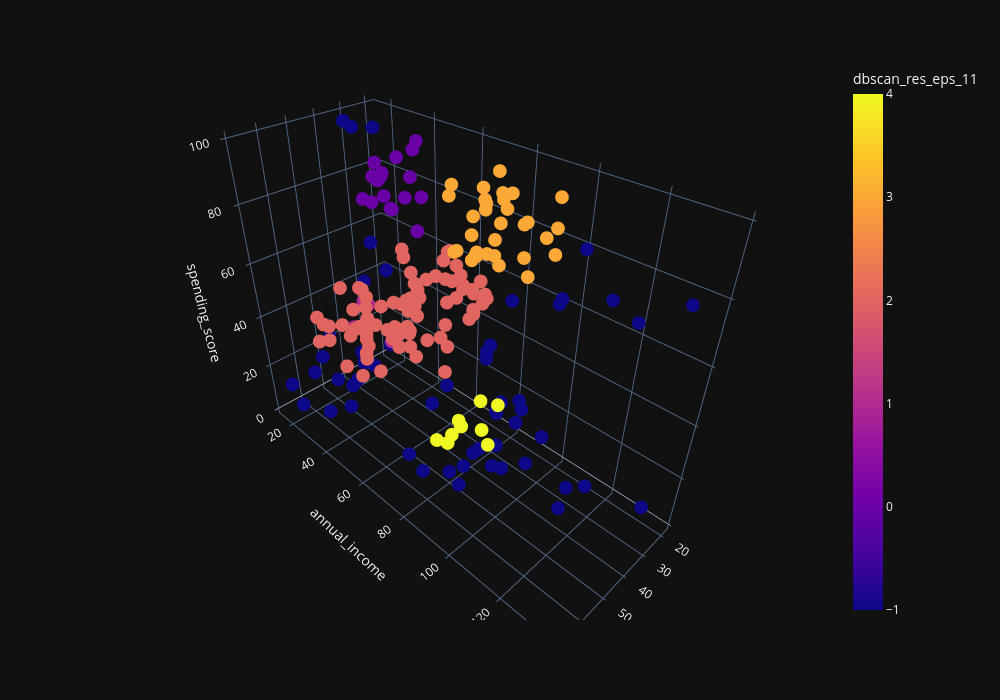

Notebook source saved alongside this figure:
### Code cell
# импортируем DBSCAN-кластеризацию
from sklearn.cluster import DBSCAN

#запускаем кластеризацию на наших данных
dbscan = DBSCAN(eps=11)
clustering_dbscan_res = dbscan.fit_predict(X)
df['dbscan_res_eps_11'] = clustering_dbscan_res

get_3d_visualization(df, 'dbscan_res_eps_11')

### Figure 1 — Plotly figure (JSON) as saved in the notebook; plotly's stock layout.template omitted (floating-point values rounded to 4 significant figures; data arrays with more than 128 entries replaced by an {"elided": "..."} marker saying what was removed)
{"data": [{"hovertemplate": "age=%{x}<br>annual_income=%{y}<br>spending_score=%{z}<br>dbscan_res_eps_11=%{marker.color}<extra></extra>", "legendgroup": "", "marker": {"color": {"elided": "200 int values"}, "coloraxis": "coloraxis", "symbol": "circle"}, "mode": "markers", "name": "", "scene": "scene", "showlegend": false, "x": {"elided": "200 float values"}, "y": {"elided": "200 float values"}, "z": {"elided": "200 float values"}, "type": "scatter3d"}], "layout": {"scene": {"domain": {"x": [0.0, 1.0], "y": [0.0, 1.0]}, "xaxis": {"title": {"text": "age"}}, "yaxis": {"title": {"text": "annual_income"}}, "zaxis": {"title": {"text": "spending_score"}}}, "coloraxis": {"colorbar": {"title": {"text": "dbscan_res_eps_11"}}, "colorscale": [[0.0, "#0d0887"], [0.1111, "#46039f"], [0.2222, "#7201a8"], [0.3333, "#9c179e"], [0.4444, "#bd3786"], [0.5556, "#d8576b"], [0.6667, "#ed7953"], [0.7778, "#fb9f3a"], [0.8889, "#fdca26"], [1.0, "#f0f921"]]}, "legend": {"tracegroupgap": 0}, "margin": {"t": 60}, "height": 700, "width": 1000}}
